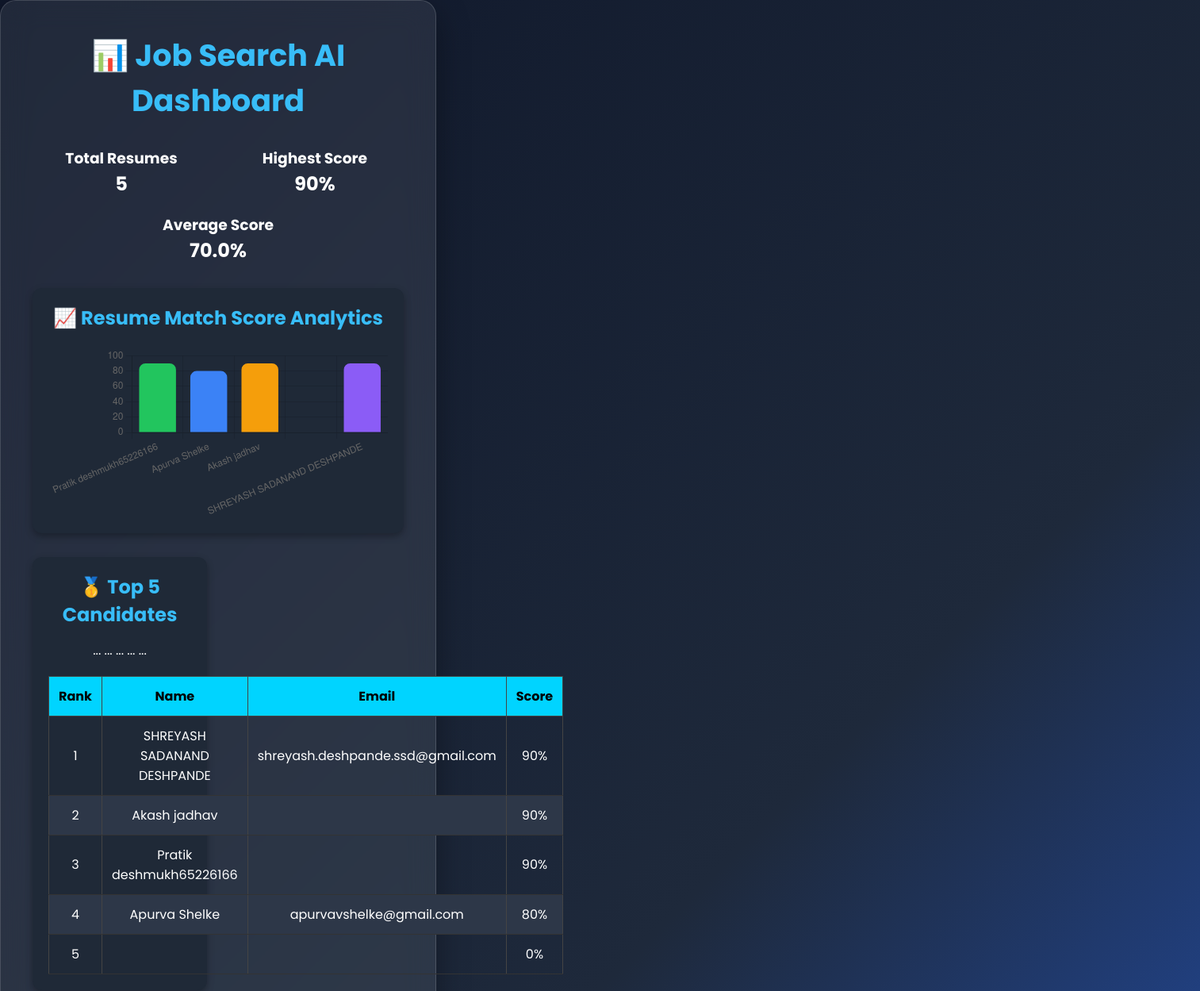
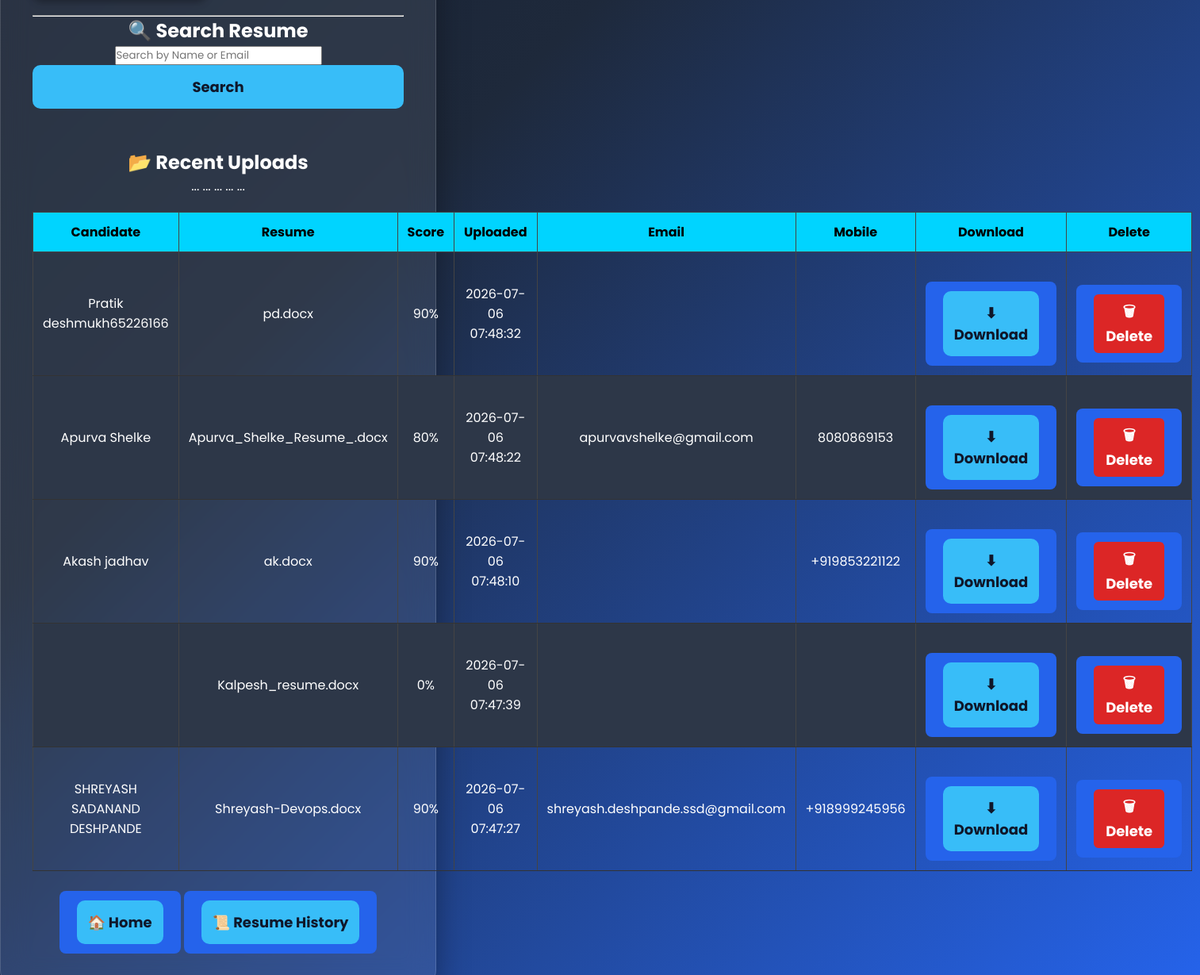
/dashboard, run on the app's committed database (2 pictures, top to bottom).
### tables this page shows
CREATE TABLE resumes (
    id INTEGER PRIMARY KEY AUTOINCREMENT,
    filename TEXT,
    skills TEXT,
    match_score INTEGER,
    upload_time DATETIME DEFAULT CURRENT_TIMESTAMP
, candidate_name text, email text, mobile text);

### app.py (the view)
@app.get("/dashboard")
def dashboard(
    request: Request,
    search: str = ""
):
    conn = sqlite3.connect("database.db")
    cursor = conn.cursor()
    cursor.execute("SELECT COUNT(*) FROM resumes")
    total_resumes = cursor.fetchone()[0]
    cursor.execute("SELECT MAX(match_score) FROM resumes")
    highest_score = cursor.fetchone()[0] or 0
    cursor.execute("SELECT AVG(match_score) FROM resumes")
    average_score = cursor.fetchone()[0] or 0
    cursor.execute("""
        SELECT candidate_name, match_score
        FROM resumes
        ORDER BY upload_time DESC
        LIMIT 5
    """)
    chart_data = cursor.fetchall()
    labels = [row[0] for row in chart_data]
    scores = [row[1] for row in chart_data]
    cursor.execute("""
        SELECT candidate_name,
               email,
               match_score
        FROM resumes
        ORDER BY match_score DESC
        LIMIT 5
    """)
    top_candidates = cursor.fetchall()
    search_term = f"%{search}%"
    cursor.execute("""
        SELECT
             id,
            candidate_name,
            filename,
            match_score,
            upload_time,
            email,
            mobile
      FROM resumes
     WHERE
        candidate_name LIKE ?
        OR email LIKE ?
        OR mobile LIKE ?
        OR CAST(match_score AS TEXT) LIKE ?
   ORDER BY upload_time DESC
   """,
   (
      search_term,
      search_term,
      search_term,
      search_term
  ))
    recent_uploads = cursor.fetchall()
    conn.close()
    return templates.TemplateResponse(
    request=request,
    name="dashboard.html",
    context={
        "total_resumes": total_resumes,
        "highest_score": highest_score,
        "average_score": round(average_score, 2),
        "labels": labels,
        "scores": scores,
        "top_candidates": top_candidates,
        "recent_uploads": recent_uploads,
        "search": search,
    },
)

### templates/dashboard.html (shortened to what this page needs)
<!DOCTYPE html>
<html>
<head>
    <link rel="stylesheet" href="/static/style.css">
</head>
<body>
<div class="container">
    <h1>📊 Job Search AI Dashboard</h1>
    <div class="stats-container">
        <div class="stat-card">
            <h3>Total Resumes</h3>
            <h2>{{ total_resumes }}</h2>
        </div>
        <div class="stat-card">
            <h3>Highest Score</h3>
            <h2>{{ highest_score }}%</h2>
        </div>
        <div class="stat-card">
            <h3>Average Score</h3>
            <h2>{{ average_score }}%</h2>
        </div>
    </div>
    <div class="card chart-card">
    <h2>📈 Resume Match Score Analytics</h2>
    <canvas id="scoreChart"></canvas>
  </div>
       <div class="card">
<h2>🥇 Top 5 Candidates</h2>
<table>
   <tr>
      <th>Rank</th>
      <th>Name</th>
      <th>Email</th>
      <th>Score</th>
  </tr>
{% for candidate in top_candidates %}
  <tr>
    <td>{{ loop.index }}</td>
    <td>{{ candidate[0] }}</td>
    <td>{{ candidate[1] }}</td>
<td>
  <span class="badge green">
{{ candidate[2] }}%
   </span>
</td>
</tr>
  {% endfor %}
  </table>
</div>
     <hr>
<h2>🔍 Search Resume</h2>
<form action="/dashboard" method="get">
   <input
    type="text"
    name="search"
    value="{{ search }}"
    placeholder="Search by Name or Email">
    <button type="submit">
        Search
    </button>
</form>
<br>
<br>
    <h2>📂 Recent Uploads</h2>
<table>
<tr>
    <th>Candidate</th>
    <th>Resume</th>
    <th>Score</th>
    <th>Uploaded</th>
    <th>Email</th>
    <th>Mobile</th>
    <th>Download</th>
    <th>Delete</th>
</tr>
{% for resume in recent_uploads %}
<tr>
    <td>{{ resume[1] }}</td>
    <td>{{ resume[2] }}</td>
    <td>{{ resume[3] }}%</td>
    <td>{{ resume[4] }}</td>
    <td>{{ resume[5] }}</td>
    <td>{{ resume[6] }}</td>
    <td>
        <a href="/download/{{ resume[2] }}">
            <button>⬇ Download</button>
        </a>
    </td>
    <td>
        <a href="/delete/{{ resume[0] }}">
            <button class="delete-btn">
                🗑 Delete
            </button>
        </a>
    </td>
</tr>
{% endfor %}
</table>
    <div class="button-group">
        <a href="/">
            <button>🏠 Home</button>
        </a>
        <a href="/history">
            <button>📜 Resume History</button>
        </a>
    </div>
</div>
{% if labels %}
<canvas id="scoreChart"></canvas>
{% else %}
<div class="empty-card">
📈
No analytics available.
Upload resumes to see statistics.
</div>
{% endif %}
<script>
const ctx = document.getElementById('scoreChart');
new Chart(ctx, {
    type: 'bar',
    indexAxis:'y',
    data: {
        labels: {{ labels | tojson }},
        datasets: [{
            label: 'Match Score',
            data: {{ scores | tojson }},
            backgroundColor: [
                '#22c55e',
                '#3b82f6',
                '#f59e0b',
                '#ef4444',
                '#8b5cf6'
            ],
            borderRadius: 8
        }]
    },
    options: {
        responsive: true,
        plugins: {
            legend: {
                display: false
            }
        },
        scales: {
            y: {
                beginAtZero: true,
                max: 100
            }
        }
    }
});
</script>
</body>
</html>

### static/style.css (style rules this page uses)
* { margin:0; padding:0; box-sizing:border-box; font-family:'Poppins',sans-serif; }
body { min-height:100vh; display:flex; justify-content:center; align-items:center; background:linear-gradient(135deg,#0f172a,#1e293b,#2563eb); color:white; }
.container { width:550px; background:rgba(255,255,255,0.08); backdrop-filter:blur(18px); border-radius:20px; padding:40px; text-align:center; box-shadow:0 15px 40px rgba(0,0,0,.35); border:1px solid rgba(255,255,255,.15); }
h1 { font-size:38px; margin-bottom:15px; color:#38bdf8; }
button { width:100%; padding:14px; border:none; border-radius:10px; background:#38bdf8; color:#0f172a; font-size:18px; font-weight:700; cursor:pointer; transition:.3s; }
.card { background:#1e293b; border-radius:12px; padding:18px; margin-top:20px; text-align:left; }
.card h2 { color:#38bdf8; margin-bottom:15px; }
a { display:inline-block; margin-top:25px; text-decoration:none; color:white; background:#2563eb; padding:12px 22px; border-radius:8px; transition:.3s; }
.card { background: #242424; border-radius: 12px; padding: 20px; margin: 20px 0; box-shadow: 0px 5px 15px rgba(0,0,0,0.3); }
table { width: 100%; border-collapse: collapse; margin-top: 20px; }
table th { background: #00d4ff; color: black; padding: 12px; }
table td { padding: 12px; border-bottom: 1px solid #333; text-align: center; }
table { width:100%; border-collapse:collapse; margin-top:20px; }
th,td { padding:12px; border:1px solid #444; text-align:center; }
th { background:#00d4ff; color:black; }
tr:nth-child(even) { background:#2a2a2a; }
.card { width:220px; background:#1f2937; padding:20px; border-radius:12px; text-align:center; box-shadow:0 4px 10px rgba(0,0,0,.3); }
tbody tr:nth-child(even) { background:#2d3748; }
.stats-container { display:flex; justify-content:space-between; gap:20px; margin:30px 0; flex-wrap:wrap; }
.stat-card { flex:1; min-width:220px; }
canvas { margin-top:20px; width:100% !important; max-height:400px !important; }
.chart-card { width:100%; max-width:900px; margin:30px auto; }
.delete-btn { background:#dc2626; color:white; padding:8px 15px; border:none; border-radius:6px; cursor:pointer; }

### data on the page
resumes: candidate_name "SHREYASH SADANAND DESHPANDE", email "shreyash.deshpande.ssd@gmail.com", match_score "90", filename "Shreyash-Devops.docx", upload_time "2026-07-06 07:47:27", mobile "+918999245956"
resumes: candidate_name "Akash jadhav", match_score "90", filename "ak.docx", upload_time "2026-07-06 07:48:10", mobile "+919853221122"
resumes: candidate_name "Pratik deshmukh65226166", match_score "90", filename "pd.docx", upload_time "2026-07-06 07:48:32"
resumes: candidate_name "Apurva Shelke", email "apurvavshelke@gmail.com", match_score "80", filename "Apurva_Shelke_Resume_.docx", upload_time "2026-07-06 07:48:22", mobile "8080869153"
resumes: match_score "0", filename "Kalpesh_resume.docx", upload_time "2026-07-06 07:47:39"

### other printed values
{{ total_resumes }} "5"
{{ highest_score }} "90"
{{ average_score }} "70.0"
chart data {{ labels | tojson }} ["Pratik deshmukh65226166", "Apurva Shelke", "Akash jadhav", "", "SHREYASH SADANAND DESHPANDE"]
chart data {{ scores | tojson }} [90, 80, 90, 0, 90]
